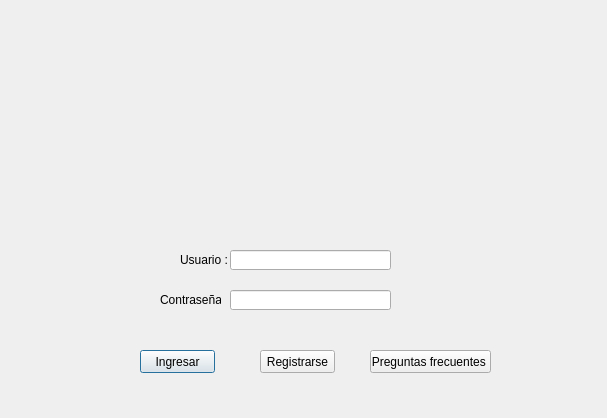
<?xml version="1.0" encoding="UTF-8"?>
<ui version="4.0">
 <class>ingresar</class>
 <widget class="QDialog" name="ingresar">
  <property name="geometry">
   <rect>
    <x>0</x>
    <y>0</y>
    <width>607</width>
    <height>418</height>
   </rect>
  </property>
  <property name="windowTitle">
   <string>Dialog</string>
  </property>
  <widget class="QLineEdit" name="usuario">
   <property name="geometry">
    <rect>
     <x>230</x>
     <y>250</y>
     <width>161</width>
     <height>20</height>
    </rect>
   </property>
   <property name="text">
    <string/>
   </property>
  </widget>
  <widget class="QPushButton" name="b_ingresar">
   <property name="geometry">
    <rect>
     <x>140</x>
     <y>350</y>
     <width>75</width>
     <height>23</height>
    </rect>
   </property>
   <property name="text">
    <string>Ingresar</string>
   </property>
  </widget>
  <widget class="QLineEdit" name="usuario_2">
   <property name="geometry">
    <rect>
     <x>230</x>
     <y>290</y>
     <width>161</width>
     <height>20</height>
    </rect>
   </property>
   <property name="text">
    <string/>
   </property>
   <property name="dragEnabled">
    <bool>false</bool>
   </property>
   <property name="readOnly">
    <bool>false</bool>
   </property>
  </widget>
  <widget class="QLabel" name="texto_2">
   <property name="geometry">
    <rect>
     <x>160</x>
     <y>290</y>
     <width>61</width>
     <height>20</height>
    </rect>
   </property>
   <property name="text">
    <string>Contraseña:</string>
   </property>
   <property name="textFormat">
    <enum>Qt::AutoText</enum>
   </property>
   <property name="wordWrap">
    <bool>false</bool>
   </property>
   <property name="margin">
    <number>0</number>
   </property>
   <property name="indent">
    <number>-1</number>
   </property>
  </widget>
  <widget class="QLabel" name="label">
   <property name="geometry">
    <rect>
     <x>170</x>
     <y>30</y>
     <width>241</width>
     <height>201</height>
    </rect>
   </property>
   <property name="sizeIncrement">
    <size>
     <width>0</width>
     <height>0</height>
    </size>
   </property>
   <property name="baseSize">
    <size>
     <width>0</width>
     <height>0</height>
    </size>
   </property>
   <property name="text">
    <string/>
   </property>
   <property name="pixmap">
    <pixmap>../Screenshot-2017-10-24 Objetos y Programación a Media Escala - Proyecto 2017-2 pdf.png</pixmap>
   </property>
  </widget>
  <widget class="QLabel" name="texto">
   <property name="geometry">
    <rect>
     <x>180</x>
     <y>250</y>
     <width>61</width>
     <height>20</height>
    </rect>
   </property>
   <property name="text">
    <string>Usuario :</string>
   </property>
   <property name="textFormat">
    <enum>Qt::AutoText</enum>
   </property>
   <property name="wordWrap">
    <bool>false</bool>
   </property>
   <property name="margin">
    <number>0</number>
   </property>
   <property name="indent">
    <number>-1</number>
   </property>
  </widget>
  <widget class="QPushButton" name="b_registrarse">
   <property name="geometry">
    <rect>
     <x>260</x>
     <y>350</y>
     <width>75</width>
     <height>23</height>
    </rect>
   </property>
   <property name="text">
    <string>Registrarse</string>
   </property>
  </widget>
  <widget class="QPushButton" name="b_registrarse_2">
   <property name="geometry">
    <rect>
     <x>370</x>
     <y>350</y>
     <width>121</width>
     <height>23</height>
    </rect>
   </property>
   <property name="text">
    <string>Preguntas frecuentes </string>
   </property>
  </widget>
 </widget>
 <resources/>
 <connections/>
</ui>
